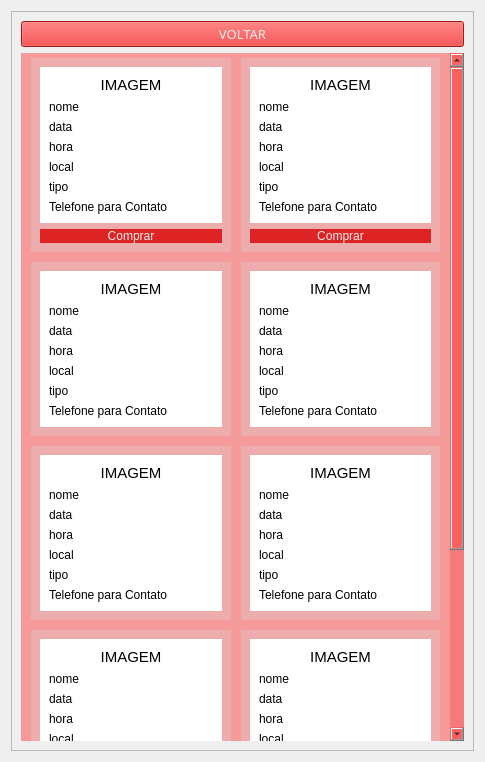
<?xml version="1.0" encoding="UTF-8"?>
<ui version="4.0">
 <class>Form</class>
 <widget class="QWidget" name="Form">
  <property name="geometry">
   <rect>
    <x>0</x>
    <y>0</y>
    <width>485</width>
    <height>762</height>
   </rect>
  </property>
  <property name="windowTitle">
   <string>Principal</string>
  </property>
  <layout class="QGridLayout" name="gridLayout_2">
   <item row="0" column="0">
    <widget class="QFrame" name="frame">
     <property name="styleSheet">
      <string notr="true"/>
     </property>
     <property name="frameShape">
      <enum>QFrame::StyledPanel</enum>
     </property>
     <property name="frameShadow">
      <enum>QFrame::Raised</enum>
     </property>
     <layout class="QGridLayout" name="gridLayout">
      <item row="1" column="0">
       <widget class="QScrollArea" name="scrollArea">
        <property name="cursor" stdset="0">
         <cursorShape>ArrowCursor</cursorShape>
        </property>
        <property name="styleSheet">
         <string notr="true">background-color:rgba(255,0,0,0.2);
border: none;</string>
        </property>
        <property name="widgetResizable">
         <bool>true</bool>
        </property>
        <widget class="QWidget" name="scrollAreaWidgetContents">
         <property name="geometry">
          <rect>
           <x>0</x>
           <y>0</y>
           <width>430</width>
           <height>909</height>
          </rect>
         </property>
         <layout class="QGridLayout" name="gridLayout_3">
          <property name="leftMargin">
           <number>10</number>
          </property>
          <property name="topMargin">
           <number>5</number>
          </property>
          <property name="rightMargin">
           <number>10</number>
          </property>
          <property name="bottomMargin">
           <number>5</number>
          </property>
          <property name="spacing">
           <number>10</number>
          </property>
          <item row="5" column="1">
           <widget class="QFrame" name="evento8">
            <property name="styleSheet">
             <string notr="true">background-color: rgba(222, 222, 221, 0.3);</string>
            </property>
            <property name="frameShape">
             <enum>QFrame::StyledPanel</enum>
            </property>
            <property name="frameShadow">
             <enum>QFrame::Raised</enum>
            </property>
            <layout class="QGridLayout" name="gridLayout_5">
             <item row="0" column="0">
              <widget class="QFrame" name="frame_3">
               <property name="styleSheet">
                <string notr="true">background-color: rgb(255, 255, 255);</string>
               </property>
               <property name="frameShape">
                <enum>QFrame::StyledPanel</enum>
               </property>
               <property name="frameShadow">
                <enum>QFrame::Raised</enum>
               </property>
               <layout class="QGridLayout" name="gridLayout_11">
                <item row="0" column="0">
                 <widget class="QLabel" name="label_28">
                  <property name="font">
                   <font>
                    <pointsize>11</pointsize>
                   </font>
                  </property>
                  <property name="text">
                   <string>IMAGEM</string>
                  </property>
                  <property name="alignment">
                   <set>Qt::AlignCenter</set>
                  </property>
                 </widget>
                </item>
                <item row="1" column="0">
                 <widget class="QLabel" name="label_26">
                  <property name="text">
                   <string>nome</string>
                  </property>
                 </widget>
                </item>
                <item row="2" column="0">
                 <widget class="QLabel" name="label_24">
                  <property name="text">
                   <string>data</string>
                  </property>
                 </widget>
                </item>
                <item row="3" column="0">
                 <widget class="QLabel" name="label_23">
                  <property name="text">
                   <string>hora</string>
                  </property>
                 </widget>
                </item>
                <item row="4" column="0">
                 <widget class="QLabel" name="label_25">
                  <property name="text">
                   <string>local</string>
                  </property>
                 </widget>
                </item>
                <item row="5" column="0">
                 <widget class="QLabel" name="label_22">
                  <property name="text">
                   <string>tipo</string>
                  </property>
                 </widget>
                </item>
                <item row="6" column="0">
                 <widget class="QLabel" name="label_27">
                  <property name="text">
                   <string>Telefone para Contato</string>
                  </property>
                 </widget>
                </item>
               </layout>
              </widget>
             </item>
            </layout>
           </widget>
          </item>
          <item row="1" column="0">
           <widget class="QFrame" name="evento1">
            <property name="styleSheet">
             <string notr="true">background-color: rgba(222, 222, 221, 0.3);</string>
            </property>
            <property name="frameShape">
             <enum>QFrame::StyledPanel</enum>
            </property>
            <property name="frameShadow">
             <enum>QFrame::Raised</enum>
            </property>
            <property name="lineWidth">
             <number>1</number>
            </property>
            <layout class="QGridLayout" name="gridLayout_7">
             <property name="sizeConstraint">
              <enum>QLayout::SetDefaultConstraint</enum>
             </property>
             <item row="0" column="0">
              <widget class="QFrame" name="frame_9">
               <property name="styleSheet">
                <string notr="true">background-color: rgb(255, 255, 255);</string>
               </property>
               <property name="frameShape">
                <enum>QFrame::StyledPanel</enum>
               </property>
               <property name="frameShadow">
                <enum>QFrame::Raised</enum>
               </property>
               <layout class="QGridLayout" name="gridLayout_9">
                <item row="0" column="0">
                 <widget class="QLabel" name="label_14">
                  <property name="font">
                   <font>
                    <pointsize>11</pointsize>
                   </font>
                  </property>
                  <property name="text">
                   <string>IMAGEM</string>
                  </property>
                  <property name="alignment">
                   <set>Qt::AlignCenter</set>
                  </property>
                 </widget>
                </item>
                <item row="1" column="0">
                 <widget class="QLabel" name="label_12">
                  <property name="text">
                   <string>nome</string>
                  </property>
                 </widget>
                </item>
                <item row="2" column="0">
                 <widget class="QLabel" name="label_10">
                  <property name="text">
                   <string>data</string>
                  </property>
                 </widget>
                </item>
                <item row="3" column="0">
                 <widget class="QLabel" name="label_9">
                  <property name="text">
                   <string>hora</string>
                  </property>
                 </widget>
                </item>
                <item row="4" column="0">
                 <widget class="QLabel" name="label_11">
                  <property name="text">
                   <string>local</string>
                  </property>
                 </widget>
                </item>
                <item row="5" column="0">
                 <widget class="QLabel" name="label_8">
                  <property name="text">
                   <string>tipo</string>
                  </property>
                 </widget>
                </item>
                <item row="6" column="0">
                 <widget class="QLabel" name="label_13">
                  <property name="text">
                   <string>Telefone para Contato</string>
                  </property>
                 </widget>
                </item>
               </layout>
              </widget>
             </item>
             <item row="1" column="0">
              <widget class="QPushButton" name="bt_evento1">
               <property name="cursor">
                <cursorShape>PointingHandCursor</cursorShape>
               </property>
               <property name="styleSheet">
                <string notr="true">background-color: rgba(221, 33, 33, 0.99);
border-radius: 12px;
color: rgb(238, 238, 238);</string>
               </property>
               <property name="text">
                <string>Comprar</string>
               </property>
              </widget>
             </item>
            </layout>
           </widget>
          </item>
          <item row="2" column="1">
           <widget class="QFrame" name="evento4">
            <property name="styleSheet">
             <string notr="true">background-color: rgba(222, 222, 221, 0.3);</string>
            </property>
            <property name="frameShape">
             <enum>QFrame::StyledPanel</enum>
            </property>
            <property name="frameShadow">
             <enum>QFrame::Raised</enum>
            </property>
            <layout class="QGridLayout" name="gridLayout_17">
             <item row="0" column="0">
              <widget class="QFrame" name="frame_18">
               <property name="styleSheet">
                <string notr="true">background-color: rgb(255, 255, 255);</string>
               </property>
               <property name="frameShape">
                <enum>QFrame::StyledPanel</enum>
               </property>
               <property name="frameShadow">
                <enum>QFrame::Raised</enum>
               </property>
               <layout class="QGridLayout" name="gridLayout_16">
                <item row="6" column="0">
                 <widget class="QLabel" name="label_48">
                  <property name="text">
                   <string>tipo</string>
                  </property>
                 </widget>
                </item>
                <item row="7" column="0">
                 <widget class="QLabel" name="label_49">
                  <property name="text">
                   <string>Telefone para Contato</string>
                  </property>
                 </widget>
                </item>
                <item row="5" column="0">
                 <widget class="QLabel" name="label_47">
                  <property name="text">
                   <string>local</string>
                  </property>
                 </widget>
                </item>
                <item row="4" column="0">
                 <widget class="QLabel" name="label_46">
                  <property name="text">
                   <string>hora</string>
                  </property>
                 </widget>
                </item>
                <item row="1" column="0">
                 <widget class="QLabel" name="label_44">
                  <property name="text">
                   <string>nome</string>
                  </property>
                 </widget>
                </item>
                <item row="2" column="0">
                 <widget class="QLabel" name="label_45">
                  <property name="text">
                   <string>data</string>
                  </property>
                 </widget>
                </item>
                <item row="0" column="0">
                 <widget class="QLabel" name="label_43">
                  <property name="font">
                   <font>
                    <pointsize>11</pointsize>
                   </font>
                  </property>
                  <property name="text">
                   <string>IMAGEM</string>
                  </property>
                  <property name="alignment">
                   <set>Qt::AlignCenter</set>
                  </property>
                 </widget>
                </item>
               </layout>
              </widget>
             </item>
            </layout>
           </widget>
          </item>
          <item row="2" column="0">
           <widget class="QFrame" name="evento3">
            <property name="styleSheet">
             <string notr="true">background-color: rgba(222, 222, 221, 0.3);</string>
            </property>
            <property name="frameShape">
             <enum>QFrame::StyledPanel</enum>
            </property>
            <property name="frameShadow">
             <enum>QFrame::Raised</enum>
            </property>
            <layout class="QGridLayout" name="gridLayout_13">
             <item row="0" column="0">
              <widget class="QFrame" name="frame_11">
               <property name="styleSheet">
                <string notr="true">background-color: rgb(255, 255, 255);</string>
               </property>
               <property name="frameShape">
                <enum>QFrame::StyledPanel</enum>
               </property>
               <property name="frameShadow">
                <enum>QFrame::Raised</enum>
               </property>
               <layout class="QGridLayout" name="gridLayout_12">
                <item row="6" column="0">
                 <widget class="QLabel" name="label_35">
                  <property name="text">
                   <string>Telefone para Contato</string>
                  </property>
                 </widget>
                </item>
                <item row="2" column="0">
                 <widget class="QLabel" name="label_31">
                  <property name="text">
                   <string>data</string>
                  </property>
                 </widget>
                </item>
                <item row="4" column="0">
                 <widget class="QLabel" name="label_33">
                  <property name="text">
                   <string>local</string>
                  </property>
                 </widget>
                </item>
                <item row="3" column="0">
                 <widget class="QLabel" name="label_32">
                  <property name="text">
                   <string>hora</string>
                  </property>
                 </widget>
                </item>
                <item row="5" column="0">
                 <widget class="QLabel" name="label_34">
                  <property name="text">
                   <string>tipo</string>
                  </property>
                 </widget>
                </item>
                <item row="0" column="0">
                 <widget class="QLabel" name="label_29">
                  <property name="font">
                   <font>
                    <pointsize>11</pointsize>
                   </font>
                  </property>
                  <property name="text">
                   <string>IMAGEM</string>
                  </property>
                  <property name="alignment">
                   <set>Qt::AlignCenter</set>
                  </property>
                 </widget>
                </item>
                <item row="1" column="0">
                 <widget class="QLabel" name="label_30">
                  <property name="text">
                   <string>nome</string>
                  </property>
                 </widget>
                </item>
               </layout>
              </widget>
             </item>
            </layout>
           </widget>
          </item>
          <item row="6" column="0">
           <widget class="QFrame" name="evento9">
            <property name="styleSheet">
             <string notr="true">background-color: rgba(222, 222, 221, 0.3);</string>
            </property>
            <property name="frameShape">
             <enum>QFrame::StyledPanel</enum>
            </property>
            <property name="frameShadow">
             <enum>QFrame::Raised</enum>
            </property>
            <layout class="QGridLayout" name="gridLayout_15">
             <item row="0" column="0">
              <widget class="QFrame" name="frame_13">
               <property name="styleSheet">
                <string notr="true">background-color: rgb(255, 255, 255);</string>
               </property>
               <property name="frameShape">
                <enum>QFrame::StyledPanel</enum>
               </property>
               <property name="frameShadow">
                <enum>QFrame::Raised</enum>
               </property>
               <layout class="QGridLayout" name="gridLayout_14">
                <item row="0" column="0">
                 <widget class="QLabel" name="label_36">
                  <property name="font">
                   <font>
                    <pointsize>11</pointsize>
                   </font>
                  </property>
                  <property name="text">
                   <string>IMAGEM</string>
                  </property>
                  <property name="alignment">
                   <set>Qt::AlignCenter</set>
                  </property>
                 </widget>
                </item>
                <item row="1" column="0">
                 <widget class="QLabel" name="label_37">
                  <property name="text">
                   <string>nome</string>
                  </property>
                 </widget>
                </item>
                <item row="2" column="0">
                 <widget class="QLabel" name="label_38">
                  <property name="text">
                   <string>data</string>
                  </property>
                 </widget>
                </item>
                <item row="3" column="0">
                 <widget class="QLabel" name="label_39">
                  <property name="text">
                   <string>hora</string>
                  </property>
                 </widget>
                </item>
                <item row="4" column="0">
                 <widget class="QLabel" name="label_40">
                  <property name="text">
                   <string>local</string>
                  </property>
                 </widget>
                </item>
                <item row="5" column="0">
                 <widget class="QLabel" name="label_41">
                  <property name="text">
                   <string>tipo</string>
                  </property>
                 </widget>
                </item>
                <item row="6" column="0">
                 <widget class="QLabel" name="label_42">
                  <property name="text">
                   <string>Telefone para Contato</string>
                  </property>
                 </widget>
                </item>
               </layout>
              </widget>
             </item>
            </layout>
           </widget>
          </item>
          <item row="4" column="1">
           <widget class="QFrame" name="evento6">
            <property name="styleSheet">
             <string notr="true">background-color: rgba(222, 222, 221, 0.3);</string>
            </property>
            <property name="frameShape">
             <enum>QFrame::StyledPanel</enum>
            </property>
            <property name="frameShadow">
             <enum>QFrame::Raised</enum>
            </property>
            <layout class="QGridLayout" name="gridLayout_19">
             <item row="0" column="0">
              <widget class="QFrame" name="frame_19">
               <property name="styleSheet">
                <string notr="true">background-color: rgb(255, 255, 255);</string>
               </property>
               <property name="frameShape">
                <enum>QFrame::StyledPanel</enum>
               </property>
               <property name="frameShadow">
                <enum>QFrame::Raised</enum>
               </property>
               <layout class="QGridLayout" name="gridLayout_18">
                <item row="0" column="0">
                 <widget class="QLabel" name="label_50">
                  <property name="font">
                   <font>
                    <pointsize>11</pointsize>
                   </font>
                  </property>
                  <property name="text">
                   <string>IMAGEM</string>
                  </property>
                  <property name="alignment">
                   <set>Qt::AlignCenter</set>
                  </property>
                 </widget>
                </item>
                <item row="1" column="0">
                 <widget class="QLabel" name="label_51">
                  <property name="text">
                   <string>nome</string>
                  </property>
                 </widget>
                </item>
                <item row="2" column="0">
                 <widget class="QLabel" name="label_52">
                  <property name="text">
                   <string>data</string>
                  </property>
                 </widget>
                </item>
                <item row="3" column="0">
                 <widget class="QLabel" name="label_53">
                  <property name="text">
                   <string>hora</string>
                  </property>
                 </widget>
                </item>
                <item row="4" column="0">
                 <widget class="QLabel" name="label_54">
                  <property name="text">
                   <string>local</string>
                  </property>
                 </widget>
                </item>
                <item row="5" column="0">
                 <widget class="QLabel" name="label_55">
                  <property name="text">
                   <string>tipo</string>
                  </property>
                 </widget>
                </item>
                <item row="6" column="0">
                 <widget class="QLabel" name="label_56">
                  <property name="text">
                   <string>Telefone para Contato</string>
                  </property>
                 </widget>
                </item>
               </layout>
              </widget>
             </item>
            </layout>
           </widget>
          </item>
          <item row="5" column="0">
           <widget class="QFrame" name="evento7">
            <property name="styleSheet">
             <string notr="true">background-color: rgba(222, 222, 221, 0.3);</string>
            </property>
            <property name="frameShape">
             <enum>QFrame::StyledPanel</enum>
            </property>
            <property name="frameShadow">
             <enum>QFrame::Raised</enum>
            </property>
            <layout class="QGridLayout" name="gridLayout_21">
             <item row="0" column="0">
              <widget class="QFrame" name="frame_20">
               <property name="styleSheet">
                <string notr="true">background-color: rgb(255, 255, 255);</string>
               </property>
               <property name="frameShape">
                <enum>QFrame::StyledPanel</enum>
               </property>
               <property name="frameShadow">
                <enum>QFrame::Raised</enum>
               </property>
               <layout class="QGridLayout" name="gridLayout_20">
                <item row="0" column="0">
                 <widget class="QLabel" name="label_57">
                  <property name="font">
                   <font>
                    <pointsize>11</pointsize>
                   </font>
                  </property>
                  <property name="text">
                   <string>IMAGEM</string>
                  </property>
                  <property name="alignment">
                   <set>Qt::AlignCenter</set>
                  </property>
                 </widget>
                </item>
                <item row="1" column="0">
                 <widget class="QLabel" name="label_58">
                  <property name="text">
                   <string>nome</string>
                  </property>
                 </widget>
                </item>
                <item row="2" column="0">
                 <widget class="QLabel" name="label_59">
                  <property name="text">
                   <string>data</string>
                  </property>
                 </widget>
                </item>
                <item row="3" column="0">
                 <widget class="QLabel" name="label_60">
                  <property name="text">
                   <string>hora</string>
                  </property>
                 </widget>
                </item>
                <item row="4" column="0">
                 <widget class="QLabel" name="label_61">
                  <property name="text">
                   <string>local</string>
                  </property>
                 </widget>
                </item>
                <item row="5" column="0">
                 <widget class="QLabel" name="label_62">
                  <property name="text">
                   <string>tipo</string>
                  </property>
                 </widget>
                </item>
                <item row="6" column="0">
                 <widget class="QLabel" name="label_63">
                  <property name="text">
                   <string>Telefone para Contato</string>
                  </property>
                 </widget>
                </item>
               </layout>
              </widget>
             </item>
            </layout>
           </widget>
          </item>
          <item row="6" column="1">
           <widget class="QFrame" name="evento10">
            <property name="styleSheet">
             <string notr="true">background-color: rgba(222, 222, 221, 0.3);</string>
            </property>
            <property name="frameShape">
             <enum>QFrame::StyledPanel</enum>
            </property>
            <property name="frameShadow">
             <enum>QFrame::Raised</enum>
            </property>
            <layout class="QGridLayout" name="gridLayout_23">
             <item row="0" column="0">
              <widget class="QFrame" name="frame_21">
               <property name="styleSheet">
                <string notr="true">background-color: rgb(255, 255, 255);</string>
               </property>
               <property name="frameShape">
                <enum>QFrame::StyledPanel</enum>
               </property>
               <property name="frameShadow">
                <enum>QFrame::Raised</enum>
               </property>
               <layout class="QGridLayout" name="gridLayout_22">
                <item row="0" column="0">
                 <widget class="QLabel" name="label_64">
                  <property name="font">
                   <font>
                    <pointsize>11</pointsize>
                   </font>
                  </property>
                  <property name="text">
                   <string>IMAGEM</string>
                  </property>
                  <property name="alignment">
                   <set>Qt::AlignCenter</set>
                  </property>
                 </widget>
                </item>
                <item row="1" column="0">
                 <widget class="QLabel" name="label_65">
                  <property name="text">
                   <string>nome</string>
                  </property>
                 </widget>
                </item>
                <item row="2" column="0">
                 <widget class="QLabel" name="label_66">
                  <property name="text">
                   <string>data</string>
                  </property>
                 </widget>
                </item>
                <item row="3" column="0">
                 <widget class="QLabel" name="label_67">
                  <property name="text">
                   <string>hora</string>
                  </property>
                 </widget>
                </item>
                <item row="4" column="0">
                 <widget class="QLabel" name="label_68">
                  <property name="text">
                   <string>local</string>
                  </property>
                 </widget>
                </item>
                <item row="5" column="0">
                 <widget class="QLabel" name="label_69">
                  <property name="text">
                   <string>tipo</string>
                  </property>
                 </widget>
                </item>
                <item row="6" column="0">
                 <widget class="QLabel" name="label_70">
                  <property name="text">
                   <string>Telefone para Contato</string>
                  </property>
                 </widget>
                </item>
               </layout>
              </widget>
             </item>
            </layout>
           </widget>
          </item>
          <item row="4" column="0">
           <widget class="QFrame" name="evento5">
            <property name="styleSheet">
             <string notr="true">background-color: rgba(222, 222, 221, 0.3);</string>
            </property>
            <property name="frameShape">
             <enum>QFrame::StyledPanel</enum>
            </property>
            <property name="frameShadow">
             <enum>QFrame::Raised</enum>
            </property>
            <layout class="QGridLayout" name="gridLayout_6">
             <item row="0" column="0">
              <widget class="QFrame" name="frame_7">
               <property name="styleSheet">
                <string notr="true">background-color: rgb(255, 255, 255);</string>
               </property>
               <property name="frameShape">
                <enum>QFrame::StyledPanel</enum>
               </property>
               <property name="frameShadow">
                <enum>QFrame::Raised</enum>
               </property>
               <layout class="QGridLayout" name="gridLayout_10">
                <item row="0" column="0">
                 <widget class="QLabel" name="label_21">
                  <property name="font">
                   <font>
                    <pointsize>11</pointsize>
                   </font>
                  </property>
                  <property name="text">
                   <string>IMAGEM</string>
                  </property>
                  <property name="alignment">
                   <set>Qt::AlignCenter</set>
                  </property>
                 </widget>
                </item>
                <item row="1" column="0">
                 <widget class="QLabel" name="label_19">
                  <property name="text">
                   <string>nome</string>
                  </property>
                 </widget>
                </item>
                <item row="2" column="0">
                 <widget class="QLabel" name="label_17">
                  <property name="text">
                   <string>data</string>
                  </property>
                 </widget>
                </item>
                <item row="3" column="0">
                 <widget class="QLabel" name="label_16">
                  <property name="text">
                   <string>hora</string>
                  </property>
                 </widget>
                </item>
                <item row="4" column="0">
                 <widget class="QLabel" name="label_18">
                  <property name="text">
                   <string>local</string>
                  </property>
                 </widget>
                </item>
                <item row="5" column="0">
                 <widget class="QLabel" name="label_15">
                  <property name="text">
                   <string>tipo</string>
                  </property>
                 </widget>
                </item>
                <item row="6" column="0">
                 <widget class="QLabel" name="label_20">
                  <property name="text">
                   <string>Telefone para Contato</string>
                  </property>
                 </widget>
                </item>
               </layout>
              </widget>
             </item>
            </layout>
           </widget>
          </item>
          <item row="1" column="1">
           <widget class="QFrame" name="evento2">
            <property name="styleSheet">
             <string notr="true">background-color: rgba(222, 222, 221, 0.3);</string>
            </property>
            <property name="frameShape">
             <enum>QFrame::StyledPanel</enum>
            </property>
            <property name="frameShadow">
             <enum>QFrame::Raised</enum>
            </property>
            <layout class="QGridLayout" name="gridLayout_4">
             <item row="0" column="0">
              <widget class="QFrame" name="frame_2">
               <property name="styleSheet">
                <string notr="true">background-color: rgb(255, 255, 255);</string>
               </property>
               <property name="frameShape">
                <enum>QFrame::StyledPanel</enum>
               </property>
               <property name="frameShadow">
                <enum>QFrame::Raised</enum>
               </property>
               <layout class="QGridLayout" name="gridLayout_8">
                <item row="2" column="0">
                 <widget class="QLabel" name="label_4">
                  <property name="text">
                   <string>data</string>
                  </property>
                 </widget>
                </item>
                <item row="3" column="0">
                 <widget class="QLabel" name="label_2">
                  <property name="text">
                   <string>hora</string>
                  </property>
                 </widget>
                </item>
                <item row="4" column="0">
                 <widget class="QLabel" name="label_5">
                  <property name="text">
                   <string>local</string>
                  </property>
                 </widget>
                </item>
                <item row="5" column="0">
                 <widget class="QLabel" name="label_6">
                  <property name="text">
                   <string>tipo</string>
                  </property>
                 </widget>
                </item>
                <item row="0" column="0">
                 <widget class="QLabel" name="label">
                  <property name="font">
                   <font>
                    <pointsize>11</pointsize>
                   </font>
                  </property>
                  <property name="text">
                   <string>IMAGEM</string>
                  </property>
                  <property name="alignment">
                   <set>Qt::AlignCenter</set>
                  </property>
                 </widget>
                </item>
                <item row="1" column="0">
                 <widget class="QLabel" name="label_3">
                  <property name="text">
                   <string>nome</string>
                  </property>
                 </widget>
                </item>
                <item row="6" column="0">
                 <widget class="QLabel" name="label_7">
                  <property name="text">
                   <string>Telefone para Contato</string>
                  </property>
                 </widget>
                </item>
               </layout>
              </widget>
             </item>
             <item row="1" column="0">
              <widget class="QPushButton" name="bt_evento2">
               <property name="cursor">
                <cursorShape>PointingHandCursor</cursorShape>
               </property>
               <property name="styleSheet">
                <string notr="true">background-color: rgba(221, 33, 33, 0.99);
border-radius: 12px;
color: rgb(238, 238, 238);</string>
               </property>
               <property name="text">
                <string>Comprar</string>
               </property>
              </widget>
             </item>
            </layout>
           </widget>
          </item>
         </layout>
        </widget>
       </widget>
      </item>
      <item row="0" column="0">
       <widget class="QPushButton" name="bt_voltarPrincipal">
        <property name="font">
         <font>
          <family>Arial Rounded MT Bold</family>
          <pointsize>10</pointsize>
         </font>
        </property>
        <property name="cursor">
         <cursorShape>PointingHandCursor</cursorShape>
        </property>
        <property name="styleSheet">
         <string notr="true">	background-color: rgba(221, 33, 33, 0.99);
	color: rgb(238, 238, 238);</string>
        </property>
        <property name="text">
         <string>VOLTAR</string>
        </property>
       </widget>
      </item>
     </layout>
    </widget>
   </item>
  </layout>
 </widget>
 <resources/>
 <connections/>
</ui>
